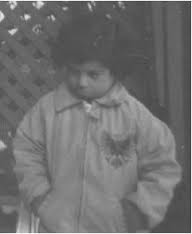
#> input picture pout.tif, 192 x 234 px
$ python Pratica1.py
#> lines starting #> are read from the running program, lines starting #| are printed output that depends on the picture
#> further down, imagem is the input picture: shape (234, 192); min 61, max 255, mean 111.9
# -*- coding:UTF-8 -*-
import numpy as np
import cv2
import matplotlib.pyplot as plt

#Para nao 'abreviar' matrizes grandes
np.set_printoptions(threshold='nan')

#Função para escrever em um arquivo a matriz / imagem para melhor visualizacao
# [46 lines left out: functions escreverImagem, encontrarPosMaiorElemento, encontrarPosMenorElemento, binarizarImagem, not called in this run]

#Para inverter tal imagem, crio outra de zeros para otimizacao de mesmo tamanho
#da original. Feito isso eu crio dois indices, um comecando normal e outro de
#baixo para cima (tamX - i) para popular a imagem invertida.
#Talvez fosse melhor usar a matriz de rotacao.
def inverterImagem(imagem):

    tamX = len(imagem)
#> tamX = 234
    tamY = len(imagem[0])
#> tamY = 192
    imagemInvertida = np.zeros((tamX, tamY))

    #Vetores comecam de zero e vao ate n-1, por isso da seguinte correcao
    tamX -= 1
#> tamX = 233
    tamY -= 1
#> tamY = 191
    for i, row in enumerate(imagem):
        for j, col in enumerate(row):
            posImgInvertidaX = tamX - i
            posImgInvertidaY = tamY - j
            imagemInvertida[posImgInvertidaX][posImgInvertidaY] = imagem[i][j]
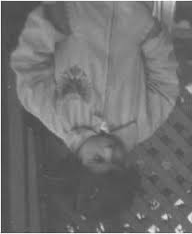
#> imagemInvertida: shape (234, 192) float64; min 61, max 255, mean 111.9

    return imagemInvertida

# [58 lines of commented-out code are left out]
imagem = cv2.imread("pout.tif", 0)
imagemInvertida = inverterImagem(imagem)
compInvertida = np.hstack((imagem,imagemInvertida))
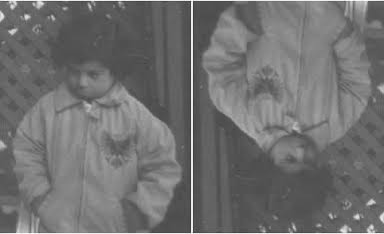
#> compInvertida: shape (234, 384) float64; min 61, max 255, mean 111.9
plt.imshow(compInvertida, cmap = 'gray')
plt.show()
